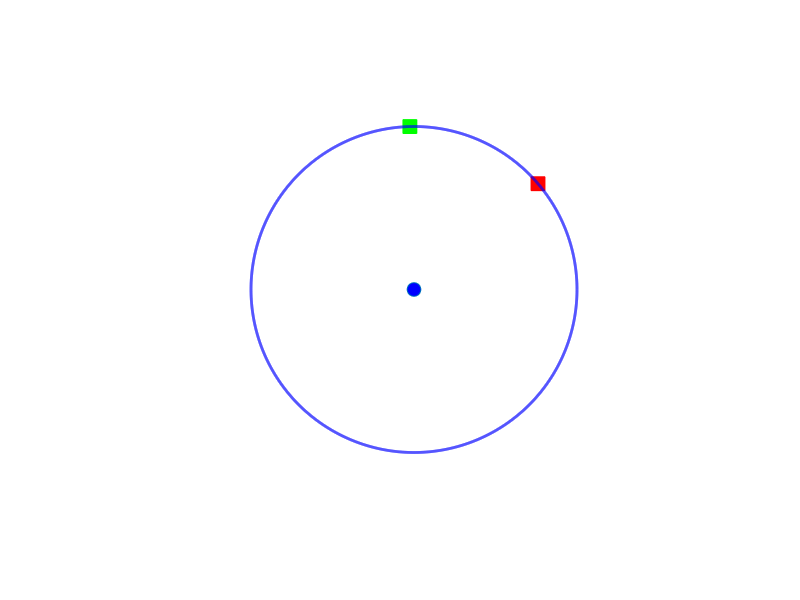

Write the MATLAB code that produced this figure. (Note: this script raises an error after producing the figure.)
% Figure - 5.3
% =========================================
% This script demonstrate the distance of 2\eps between Ax1 and Ax2. 

eps = 0.2; 
b = [1; 2]; 
e = randn(2,1); 
e = e/norm(e);
Ax1 = b+eps*e; 
e = randn(2,1); 
e = e/norm(e);
Ax2 = b+eps*e; 

figure(1); clf;
h=plot(b(1),b(2),'o'); 
set(h,'MarkerSize',10,'MarkerFaceColor','b'); 
hold on; 
h=plot(Ax1(1),Ax1(2),'sr'); 
set(h,'MarkerSize',10,'MarkerFaceColor','r'); 
h=plot(Ax2(1),Ax2(2),'sg'); 
set(h,'MarkerSize',10,'MarkerFaceColor','g'); 

t=0:0.001:2*pi; 
h=plot(b(1)+eps*cos(t),b(2)+eps*sin(t),'b');
set(h,'LIneWidth',2); 

axis equal; 
axis([0.7 1.3 1.7 2.3]); 
axis off; 

disp('Mark the point where the radius should touch the circle');
[xx,yy]=ginput(1);
h=quiver(b(1),b(2),xx-b(1),yy-b(2),1);
set(h,'LineWidth',2,'MaxHeadSize',10,'Color',[0 0 0]);
h=plot(b(1),b(2),'o'); 
set(h,'MarkerSize',10,'MarkerFaceColor','b'); 

h=quiver(Ax1(1),Ax1(2),Ax2(1)-Ax1(1),Ax2(2)-Ax1(2),0.95);
set(h,'LineWidth',2,'MaxHeadSize',10,'Color',[0 0 0]);
h=quiver(Ax2(1),Ax2(2),Ax1(1)-Ax2(1),Ax1(2)-Ax2(2),0.95);
set(h,'LineWidth',2,'MaxHeadSize',10,'Color',[0 0 0]);
h=plot(Ax1(1),Ax1(2),'sr'); 
set(h,'MarkerSize',10,'MarkerFaceColor','r'); 
h=plot(Ax2(1),Ax2(2),'sg'); 
set(h,'MarkerSize',10,'MarkerFaceColor','g'); 


disp('Position the text b in the center');
h=gtext('b'); set(h,'FontSize',14); 
disp('Position the text Ax_1 near the red box');
h=gtext('Ax_1'); set(h,'FontSize',14); 
disp('Position the text Ax_2 near the green box');
h=gtext('Ax_2'); set(h,'FontSize',14); 
disp('Position the text \epsilon on the radius arrow');
h=gtext('\epsilon'); set(h,'FontSize',14); 
disp('Position the text ||Ax_1 - Ax_2||_2 near the two-sided-arrow');
h=gtext('||Ax_1 - Ax_2||_2'); set(h,'FontSize',14); 

% print -depsc2 Chapter_05_NoisyDistance.eps